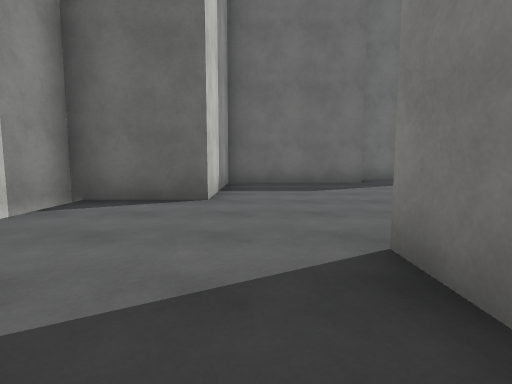
view 1 (above)

22 first-person views from a walk through a 3-D level made in the Unity game engine. The camera is 1.2 m above the floor, tilts 6° down and sees 80° across. The floor is counted in squares, 2 m on a side. Each view is taken from the middle of a square. On the plan, view 1 faces up. The plan holds only what a view shows up to about 9 squares ahead; the rest is blank. The place goes on beyond the plan. Surface patterns are stand-ins for the level's own textures.

view 2
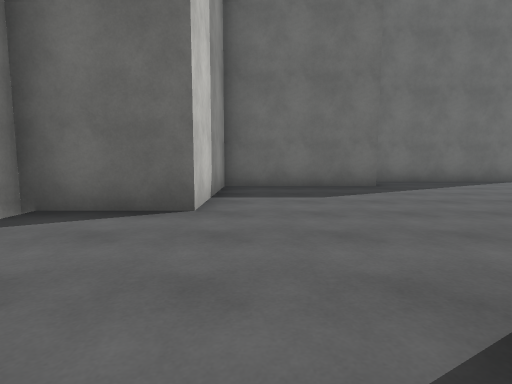

view 3
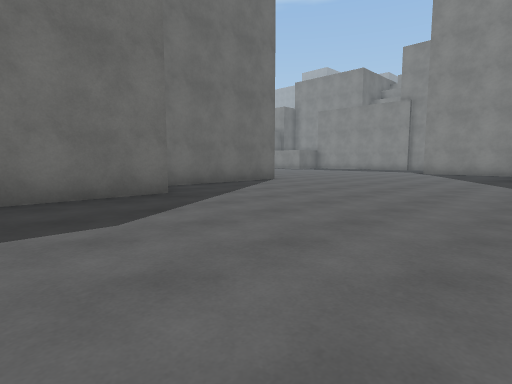

view 4
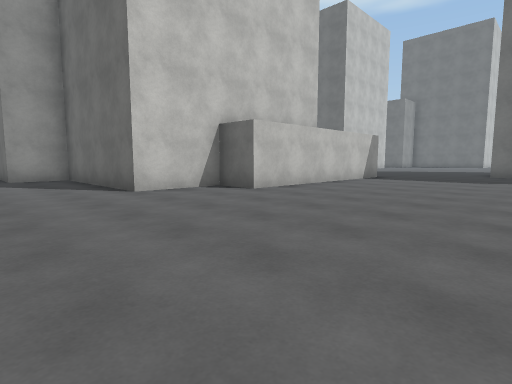

view 5
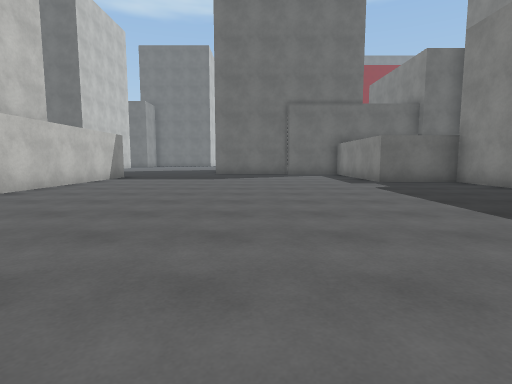

view 6
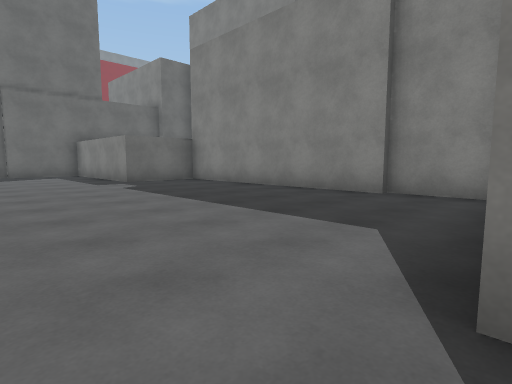

view 7
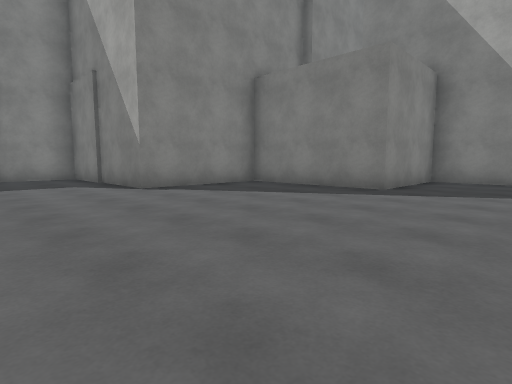

view 8
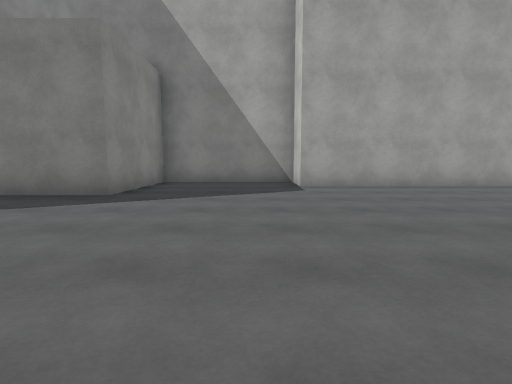

view 9
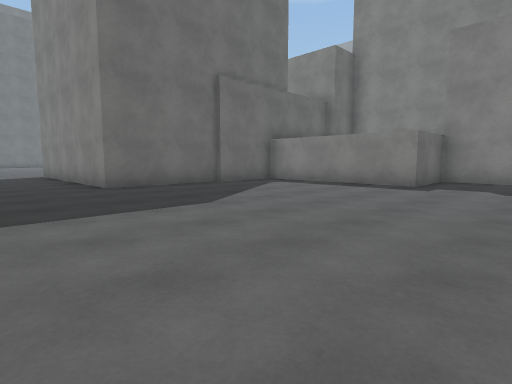

view 10
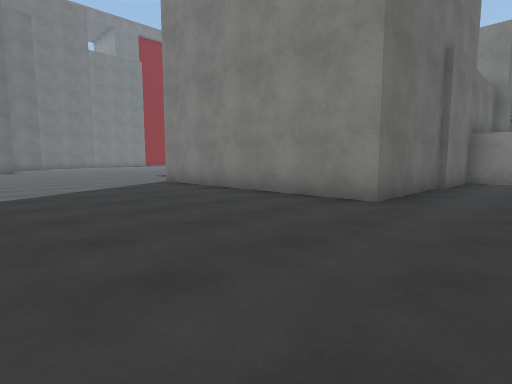

view 11
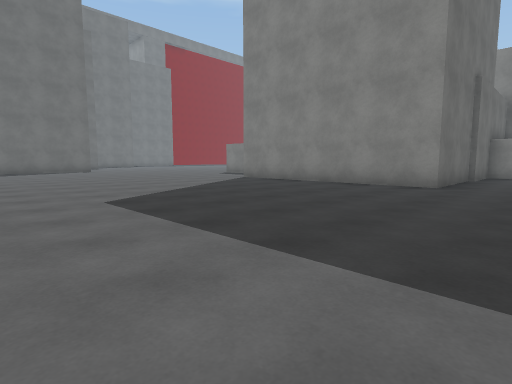

view 12
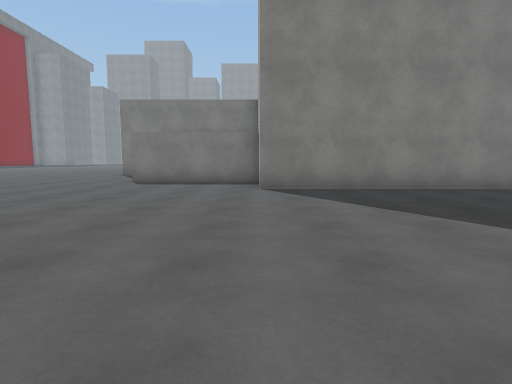

view 13
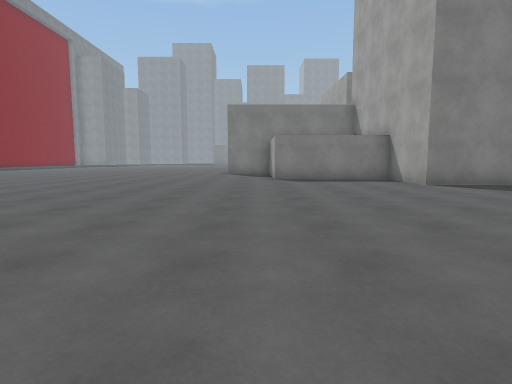

view 14
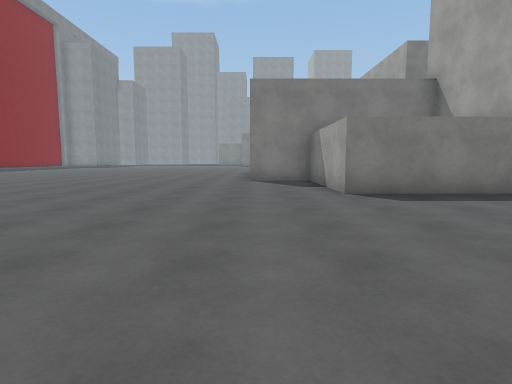

view 15
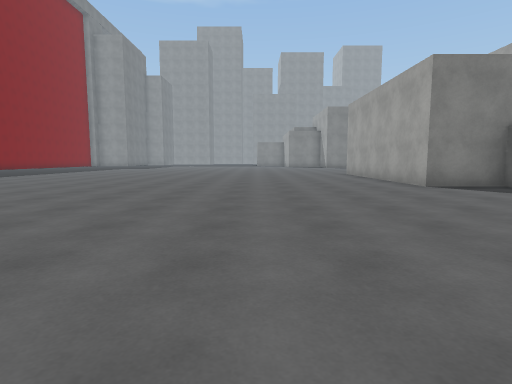

view 16
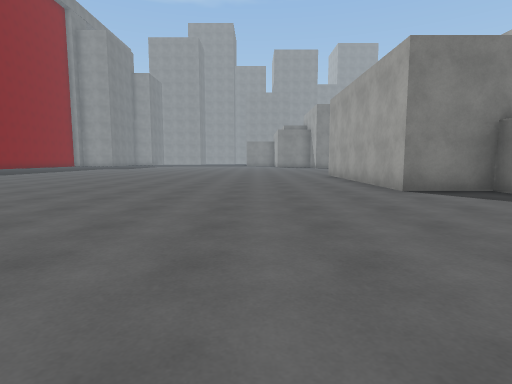

view 17
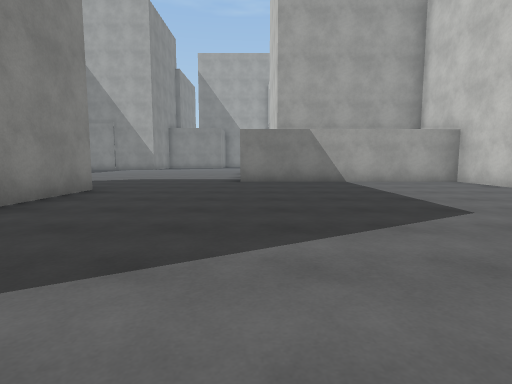

view 18
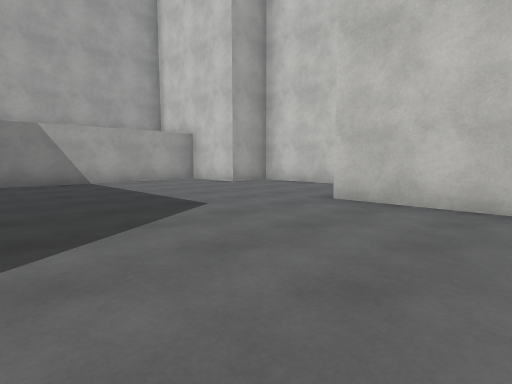

view 19
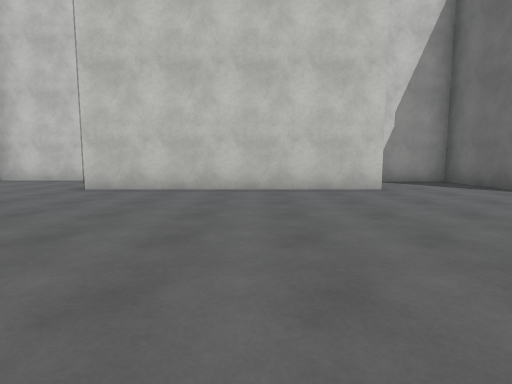

view 20
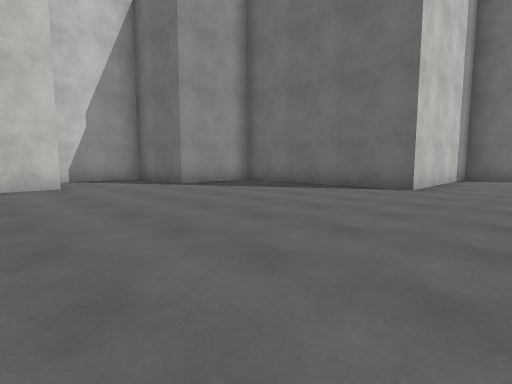

view 21
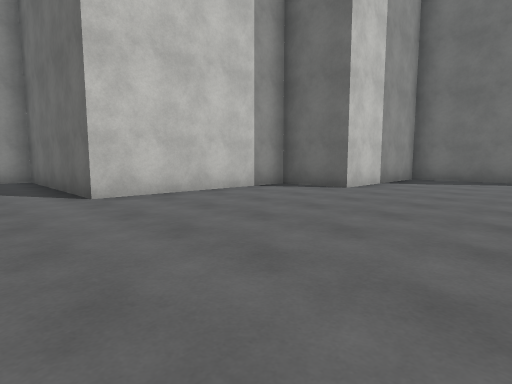

view 22
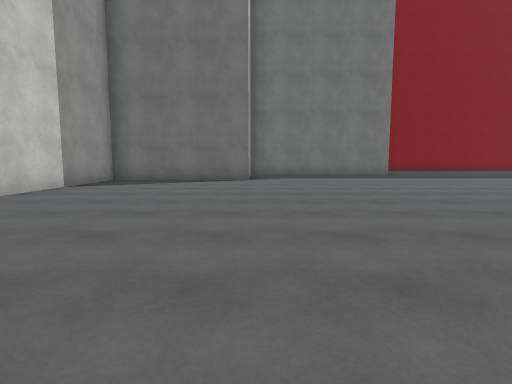

### Floor plan
Points are (right, up) in squares from view 1. A wall is a line through its corners. A room is listed if a view was taken in it or the views show most of it. See-through windows are left out.
Room 1 (views 1, 2, 3, 4, 5, 6, 7, 8, 9, 10, 11, 12, 13, 14, 15, 16, 17, 18, 19, 20, 21, 22)
walls: (13.4, 25.9) (13.4, 29.4) (16.9, 29.4) (16.9, 31.2) (20.1, 31.2); (8.4, 16.1) (8.4, 11.5) (7.3, 11.5) (7.3, 9.4) (2.8, 9.4) (2.8, 8) (-0.7, 8) (-0.7, 4.6) (-2.8, 4.6) (-2.8, 3.2); (1.6, 19.5) (2.4, 19.5) (2.4, 17.6) (8.5, 17.6); (1.1, 22) (1.1, 19.5); (3.8, 29.6) (3.8, 23.5); (18.5, 9.1) (18.5, 15.3) (16.4, 15.3) (16.4, 19.8) (11.3, 19.8) (11.3, 25.9) (13.1, 25.9); (18.7, 7.8) (18.7, 9.2); (10.7, 43.1) (10.7, 39.1) (8.9, 39.1) (8.9, 34.5) (4.1, 34.5) (4.1, 32.2) (1.6, 32.2) (1.6, 30); (13.1, 43.1) (11.2, 43.1); (2.1, 2) (7, 2) (7, 0.7) (10.5, 0.7) (10.5, 3.8) (14.3, 3.8) (14.3, 7.2) (18.1, 7.2); (0.9, 1) (0.9, 2.1)

Where each view was taken, in squares from view 1:
view 1: 0 up, 0 right, facing up
view 2: 1 up, 0 right, facing up
view 3: 3 up, 0 right, facing up-right
view 4: 7 up, 13 right, facing up-left
view 5: 7 up, 13 right, facing up
view 6: 7 up, 13 right, facing up-right
view 7: 10 up, 8 right, facing down-right
view 8: 9 up, 8 right, facing down
view 9: 13 up, 9 right, facing up-right
view 10: 18 up, 7 right, facing up-right
view 11: 18 up, 4 right, facing up-right
view 12: 26 up, 5 right, facing right
view 13: 30 up, 4 right, facing right
view 14: 31 up, 8 right, facing right
view 15: 35 up, 10 right, facing right
view 16: 34 up, 11 right, facing right
view 17: 26 up, 8 right, facing down
view 18: 26 up, 8 right, facing down-left
view 19: 27 up, 10 right, facing left
view 20: 28 up, 11 right, facing up-left
view 21: 33 up, 14 right, facing up-left
view 22: 34 up, 15 right, facing up
